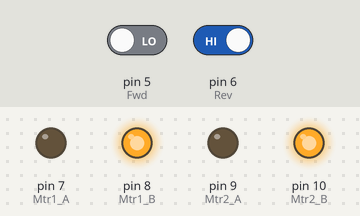
Recording of a sketch running on a simulated Arduino Uno, built with avr-gcc and run on an emulated ATmega328P. Shown: output pins drawn as LEDs (lit = HIGH). Inputs (shaded band) come from the test bench; at power-on: pin 6 (Rev) HIGH, pin 5 (Fwd) LOW.

Above: at 1.2 s.
1.3 s: pin 6 (Rev) driven LOW
At 1.6 s:
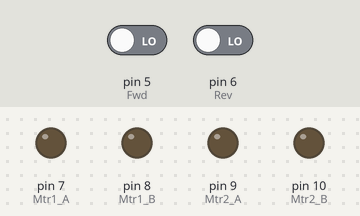
2.8 s: pin 5 (Fwd) driven HIGH
At 4.0 s:
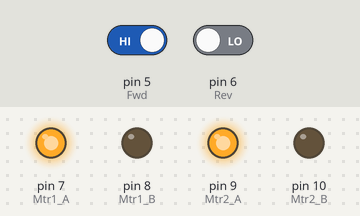
4.3 s: pin 5 (Fwd) driven LOW
At 5.1 s:
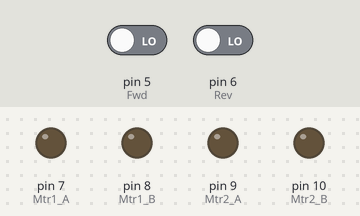
5.8 s: pin 6 (Rev) driven HIGH
At 6.2 s:
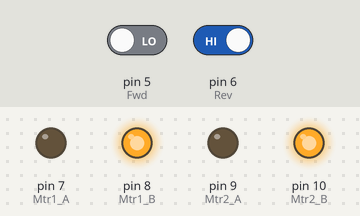
Timing chart, 0 to 8.3 s (numbered marks = the images above; inputs shaded):
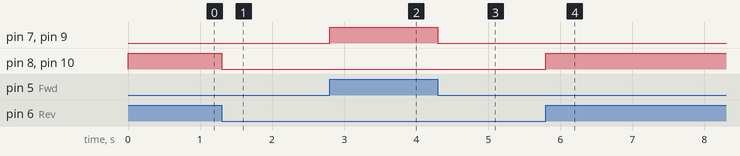

The sketch:

4ChannelRelay_2Motors.ino
```cpp
int Fwd = 5;
int Rev = 6;
int Mtr1_A = 7;
int Mtr1_B = 8;
int Mtr2_A = 9;
int Mtr2_B = 10;

void setup()
{
  pinMode(Fwd, INPUT);
  pinMode(Rev, INPUT);
  pinMode(Mtr1_A, OUTPUT);
  pinMode(Mtr1_B, OUTPUT);
  pinMode(Mtr2_A, OUTPUT);
  pinMode(Mtr2_B, OUTPUT);
}

void loop()
{
  if (digitalRead(Fwd) == HIGH && digitalRead(Rev) == LOW)
  {
    digitalWrite(Mtr1_A, HIGH);
    digitalWrite(Mtr1_B, LOW);
    digitalWrite(Mtr2_A, HIGH);
    digitalWrite(Mtr2_B, LOW);
  }

  else if (digitalRead(Rev) == HIGH && digitalRead(Fwd) == LOW)
  {
    digitalWrite(Mtr1_A, LOW);
    digitalWrite(Mtr1_B, HIGH);
    digitalWrite(Mtr2_A, LOW);
    digitalWrite(Mtr2_B, HIGH);
  }

  else if (digitalRead(Fwd) == LOW && digitalRead(Rev) == LOW)
  {
    digitalWrite(Mtr1_A, LOW);
    digitalWrite(Mtr1_B, LOW);
    digitalWrite(Mtr2_A, LOW);
    digitalWrite(Mtr2_B, LOW);
  }
}
```

Measured:
- after the input at 1.3 s, pin 8 (Mtr1_B), pin 10 (Mtr2_B): HIGH → LOW at once
- after the input at 2.8 s, pin 7 (Mtr1_A), pin 9 (Mtr2_A): LOW → HIGH at once
- after the input at 4.3 s, pin 7 (Mtr1_A), pin 9 (Mtr2_A): HIGH → LOW at once
- after the input at 5.8 s, pin 8 (Mtr1_B), pin 10 (Mtr2_B): LOW → HIGH at once
